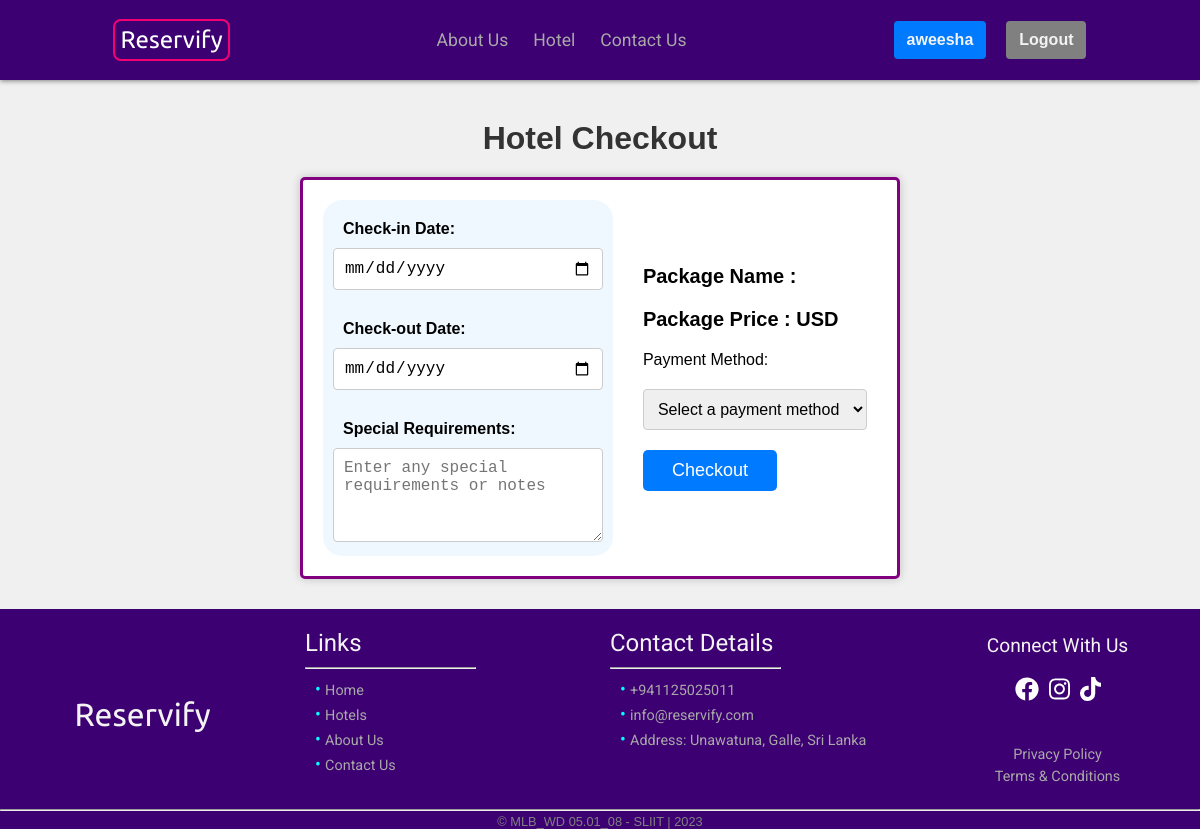
The page /checkout.php?hotel=1&pkg=32 (signed in) on the database as committed earlier.
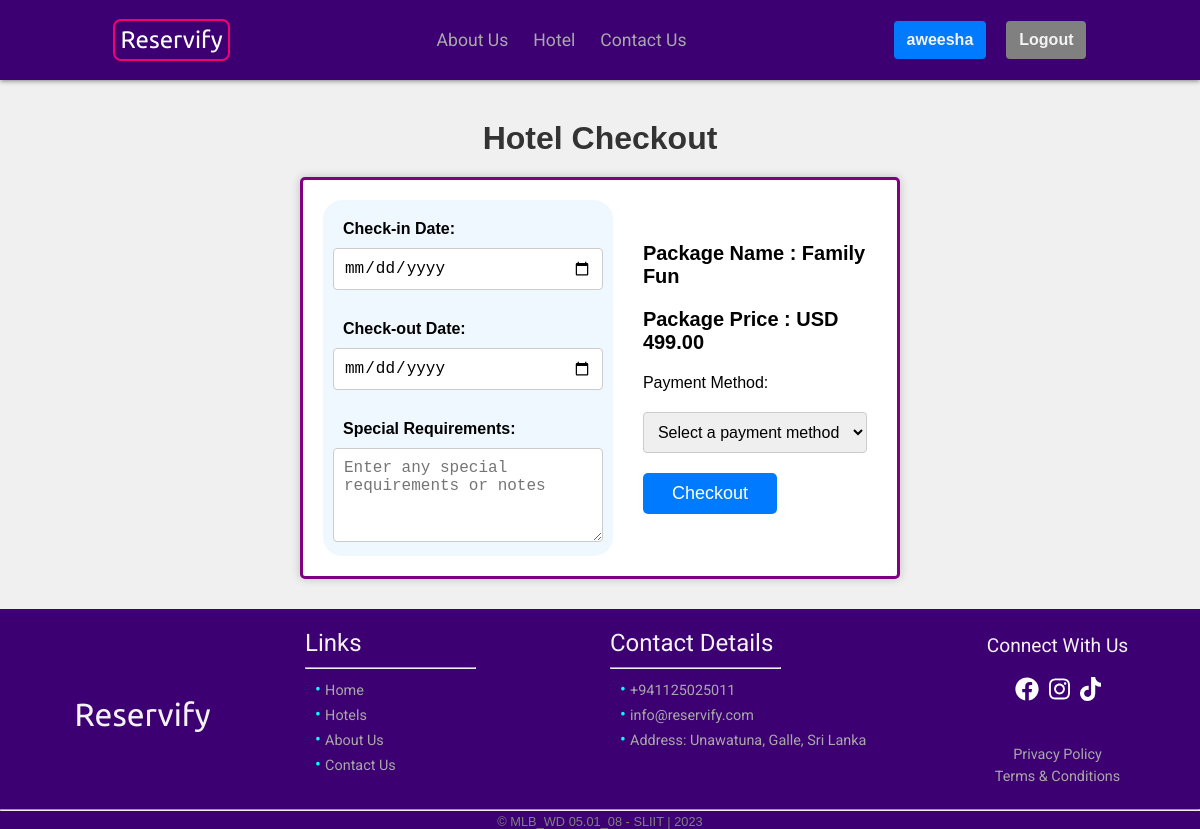
The same page on the database as committed later.
### tables this page shows
CREATE TABLE `package` (
  `package_id` int(11) NOT NULL,
  `package_name` varchar(100) NOT NULL,
  `price` decimal(10,2) NOT NULL,
  `hotel_id` int(11) NOT NULL,
  `image` varchar(100) DEFAULT 'null.jpeg'
);

### checkout.php (the view, shortened to what this page needs)
<?php
require_once './conn.php';
if (!isset($_SESSION['username'])) {
    echo "<script>
        alert('Before Checkout. You must login.');
        window.location.href='./login.php';
        </script>";
} else {
    $hotelid = $_GET['hotel'];
    $pkgid = $_GET['pkg'];
    if (isset($_GET['pkg'])) {
        $query = "SELECT * FROM `package` WHERE package_id='$pkgid' and hotel_id='$hotelid';";
        $result = mysqli_query($conn, $query);
        $row = mysqli_fetch_array($result);
        $pkgname = $row['package_name'];
        $price = $row['price'];
    } else {
        echo
        "<script>
        alert('Hotel Not Available');
        window.location.href='./book.php';
        </script>";
    }
}
?>
<!DOCTYPE html>
<html lang="en">
<head>
    <link rel="stylesheet" href="./css/reset.css">
    <link rel="stylesheet" href="./css/checkout.css">
</head>
<?php include "./partials/header.php" ?>
<body>
    <div class="main">
        <h1>Hotel Checkout</h1>
        <form action="getcheckout.php" method="POST">
            <div class="form-container">
                <div class="form">
                    <label for="checkinDate">Check-in Date:</label>
                    <input type="date" id="checkinDate" name="checkinDate" required>
                </div>
                <div class="form">
                    <label for="checkoutDate">Check-out Date:</label>
                    <input type="date" id="checkoutDate" name="checkoutDate" required>
                </div>
                <div class="form">
                    <label for="specialRequirements">Special Requirements:</label>
                    <textarea id="specialRequirements" name="specialRequirement" rows="4" placeholder="Enter any special requirements or notes"></textarea>
                </div>
            </div>
            <div class="summery">
                <?php
                echo "<h2> Package Name : $pkgname  </h2>";
                echo "<h2> Package Price : USD $price  </h2>";
                ?>
                <label for="paymentMethod">Payment Method:</label>
                <select id="paymentMethod" name="paymentMethod" required>
                    <option value="" disabled selected>Select a payment method</option>
                </select>
                <input type="submit" name="submit" value="Checkout">
            </div>
        </form>
    </div>
</body>
<?php include "./partials/footer.php" ?>
</html>

Rows that differ between the two databases and show on the page:
added package: package_name "Family Fun", price "499.00"
